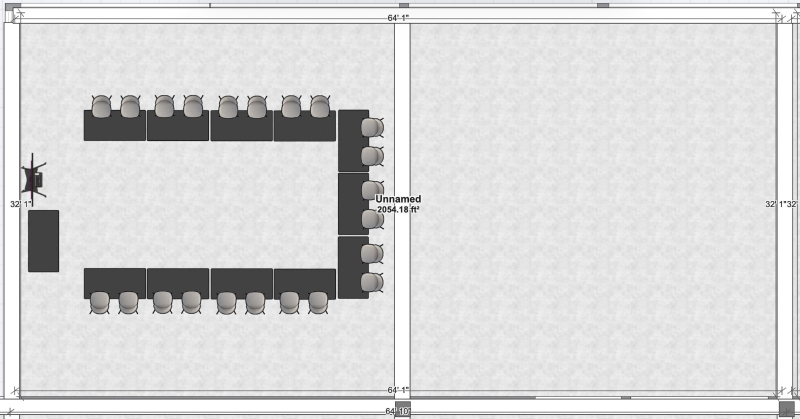
#> input picture Room Configurations to test/Configuration3.jpeg, 1600 x 837 px, given in place of predictions.jpg, which was not available (shown at 1/2 size)
$ jupyter execute --allow-errors 'Full Yolov4 Training Model.ipynb'   (shell and % lines are left out)   (text cells are left out)
#> lines starting #> are read from the running program, lines starting #| are printed output that depends on the picture; pictures that were not available may be replaced by others from this repository, and a replacement may not be noted
[cell 1]
# clone darknet repo

[cell 2]
# change makefile to have GPU and OPENCV enabled
%cd darknet

[cell 3]
# verify CUDA

[cell 4]
# make darknet (builds darknet so that you can then use the darknet executable file to run or train object detectors)

[cell 5]
# define helper functions
def imShow(path):
#> called with path = 'predictions.jpg'
  import cv2
  import matplotlib.pyplot as plt
  %matplotlib inline

  image = cv2.imread(path)
#> image is the input picture: shape (837, 1600, 3); mean B, G, R 215.1, 215.1, 215.2
  height, width = image.shape[:2]
#> height = 837; width = 1600
  resized_image = cv2.resize(image,(3*width, 3*height), interpolation = cv2.INTER_CUBIC)
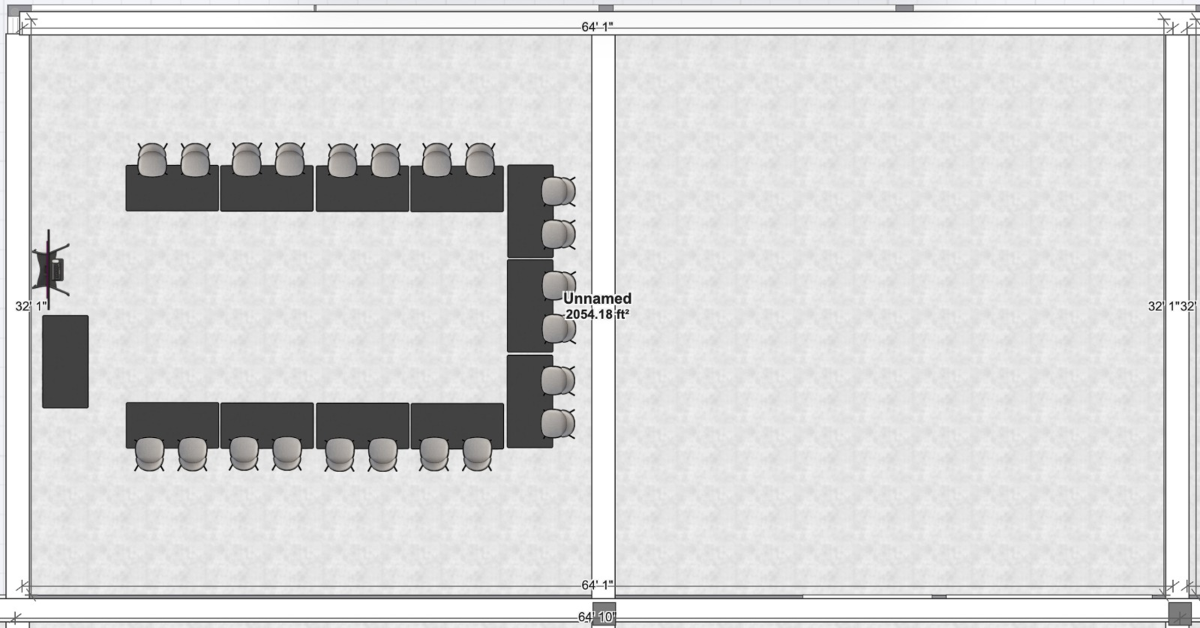
#> resized_image: shape (2511, 4800, 3) (shown at 1/4 size); mean B, G, R 215.1, 215, 215.1

  fig = plt.gcf()
  fig.set_size_inches(18, 10)
  plt.axis("off")
  plt.imshow(cv2.cvtColor(resized_image, cv2.COLOR_BGR2RGB))
  plt.show()

# use this to upload files
def upload():
  from google.colab import files
  uploaded = files.upload()
#> the answer given: Configuration3.jpeg
  for name, data in uploaded.items():
    with open(name, 'wb') as f:
      f.write(data)
      print ('saved file', name)

# use this to download a file
def download(path):
  from google.colab import files
  files.download(path)

[cell 6]
# run darknet detection on test images

[cell 7]
# show image using our helper function
imShow('predictions.jpg')

#> (a cell that did not finish here is left out)

[cell 9]
# try out the upload helper function! (I uploaded an image called highway.jpg, upload whatever you want!)
%cd ..
upload()
%cd darknet

[cell 10]
# run darknet with YOLOv4 on your personal image! (note yours will not be called highway.jpg so change the name)
imShow('predictions.jpg')

[cell 11]
%cd ..
from google.colab import drive
drive.mount('/content/gdrive')

[cell 12]
# this creates a symbolic link so that now the path /content/gdrive/My\ Drive/ is equal to /mydrive

[cell 13]
# cd back into the darknet folder to run detections
%cd darknet

[cell 14]
# run detections on image within your Google Drive!
imShow('predictions.jpg')

[cell 15]
# LOCAL MACHINE DOWNLOAD
# if you get an error first run then run it again and it should work
download('predictions.jpg')

[cell 16]
# GOOGLE DRIVE DOWNLOAD
# note that I can change what the image name is saved as (I am saving it as detection1.jpg)

[cell 17]
# upload the video of your choosing! (Feel free to use the same video I do, it is in the Github repository)
upload()
#> the answer given: Configuration4.jpeg

[cell 18]
# download the video with detections shown
download('results.avi')

[cell 19]
# this is ran without the threshold flag set
imShow('predictions.jpg')

[cell 20]
# same detections but ran with the threshold flag set to 0.5 (pottedplant is no longer detected!)
imShow('predictions.jpg')

[cell 21]
# darknet run with external output flag to print bounding box coordinates
imShow('predictions.jpg')

[cell 22]
# running darknet with dont show flag set (no longer get warnings)

[cell 23]
download('result.json')

[cell 24]
download('result.txt')

[cell 25]
# this is where my datasets are stored within my Google Drive (I created a yolov4 folder to store all important files for custom training)

[cell 26]
# copy over both datasets into the root directory of the Colab VM (comment out test.zip if you are not using a validation dataset)

[cell 27]
# unzip the datasets and their contents so that they are now in /darknet/data/ folder

[cell 28]
# download cfg to google drive and change its name

[cell 29]
# to download to local machine (change its name to yolov4-obj.cfg once you download)
download('cfg/yolov4-custom.cfg')

[cell 30]
# upload the custom .cfg back to cloud VM from Google Drive

[cell 31]
# upload the obj.names and obj.data files to cloud VM from Google Drive

[cell 32]
# upload the generate_train.py and generate_test.py script to cloud VM from Google Drive

[cell 33]
# verify that the newly generated train.txt and test.txt can be seen in our darknet/data folder

[cell 34]
# train your custom detector! (uncomment %%capture below if you run into memory issues or your Colab is crashing)
# %%capture

[cell 35]
# show chart.png of how custom object detector did with training
imShow('chart.png')
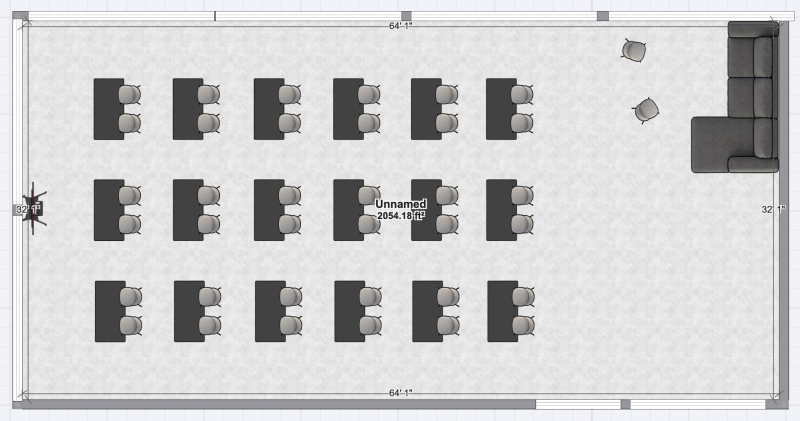
#> input picture Room Configurations to test/Configuration4.jpeg, 1600 x 841 px, given in place of chart.png, which was not available (shown at 1/2 size)
#> in imShow, image is the input picture: shape (841, 1600, 3); mean B, G, R 203.8, 203.3, 203.4
#> in imShow (call 7), `plt.show()`:
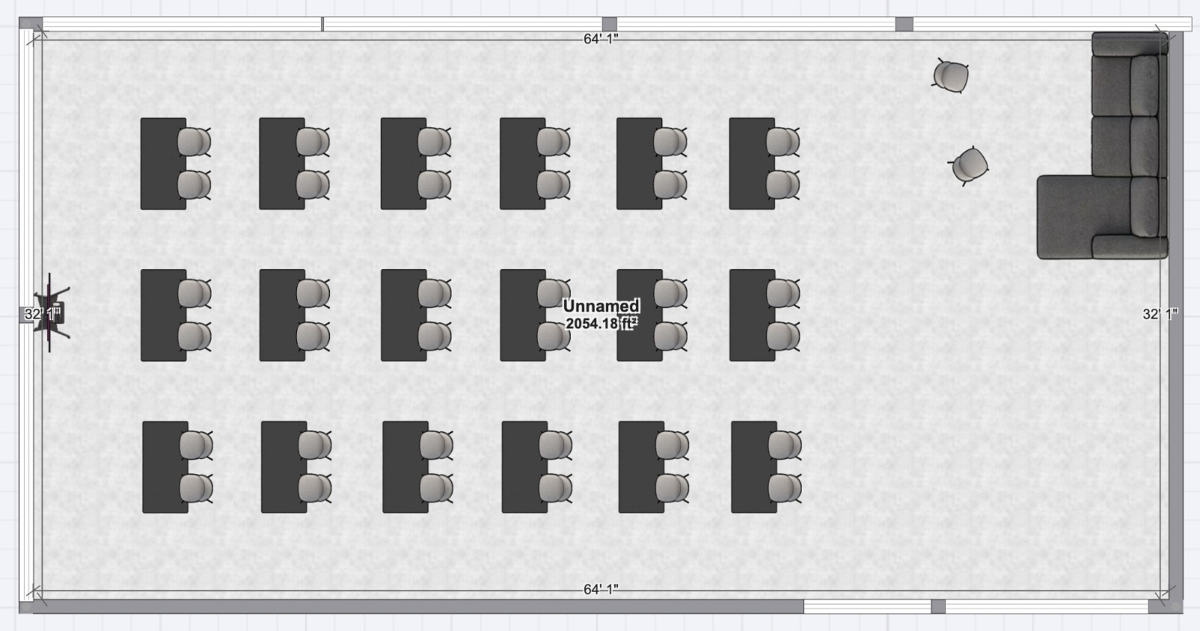
#> shown: shape (2523, 4800, 3) (shown at 1/4 size); mean R, G, B 203.4, 203.3, 203.7

[cell 36]
# kick off training from where it last saved

[cell 37]
# need to set our custom cfg to test mode
%cd cfg
%cd ..

[cell 38]
# run your custom detector with this command (upload an image to your google drive to test, thresh flag sets accuracy that detection must be in order to show it)
imShow('predictions.jpg')
